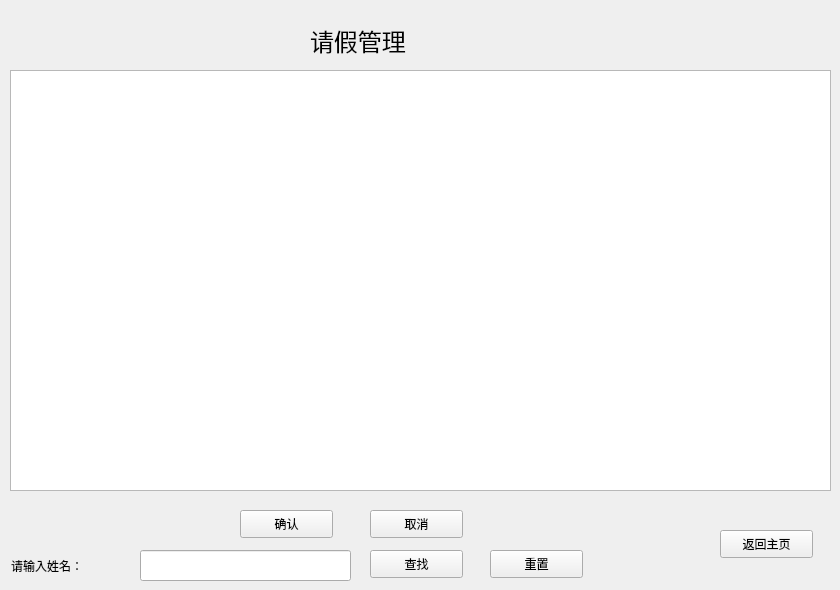
    <widget class="QWidget" name="pageday_1">
     <widget class="QLabel" name="label_47">
      <property name="geometry">
       <rect>
        <x>310</x>
        <y>20</y>
        <width>181</width>
        <height>41</height>
       </rect>
      </property>
      <property name="font">
       <font>
        <family>Agency FB</family>
        <pointsize>18</pointsize>
       </font>
      </property>
      <property name="text">
       <string>请假管理</string>
      </property>
     </widget>
     <widget class="QTableView" name="tableView_leave">
      <property name="geometry">
       <rect>
        <x>10</x>
        <y>70</y>
        <width>821</width>
        <height>421</height>
       </rect>
      </property>
     </widget>
     <widget class="QPushButton" name="pushButton_24">
      <property name="geometry">
       <rect>
        <x>240</x>
        <y>510</y>
        <width>93</width>
        <height>28</height>
       </rect>
      </property>
      <property name="text">
       <string>确认</string>
      </property>
     </widget>
     <widget class="QPushButton" name="pushButton_25">
      <property name="geometry">
       <rect>
        <x>370</x>
        <y>510</y>
        <width>93</width>
        <height>28</height>
       </rect>
      </property>
      <property name="text">
       <string>取消</string>
      </property>
     </widget>
     <widget class="QLabel" name="label_48">
      <property name="geometry">
       <rect>
        <x>11</x>
        <y>550</y>
        <width>101</width>
        <height>31</height>
       </rect>
      </property>
      <property name="text">
       <string>请输入姓名：</string>
      </property>
     </widget>
     <widget class="QLineEdit" name="lineEdit_leave_find">
      <property name="geometry">
       <rect>
        <x>140</x>
        <y>550</y>
        <width>211</width>
        <height>31</height>
       </rect>
      </property>
     </widget>
     <widget class="QPushButton" name="btn_leave_find">
      <property name="geometry">
       <rect>
        <x>370</x>
        <y>550</y>
        <width>93</width>
        <height>28</height>
       </rect>
      </property>
      <property name="text">
       <string>查找</string>
      </property>
     </widget>
     <widget class="QPushButton" name="btn_leave_find_cancel">
      <property name="geometry">
       <rect>
        <x>490</x>
        <y>550</y>
        <width>93</width>
        <height>28</height>
       </rect>
      </property>
      <property name="text">
       <string>重置</string>
      </property>
     </widget>
     <widget class="QPushButton" name="pushButton_28">
      <property name="geometry">
       <rect>
        <x>720</x>
        <y>530</y>
        <width>93</width>
        <height>28</height>
       </rect>
      </property>
      <property name="text">
       <string>返回主页</string>
      </property>
     </widget>
    </widget>
